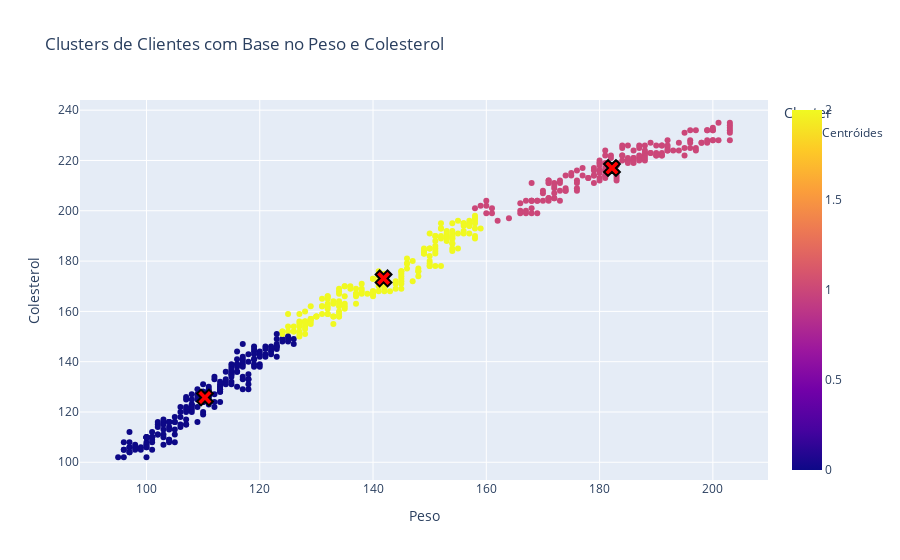

Here is the notebook cell this chart was saved with:
### Markdown cell above
<span style="font-size:20px; color:#FFDF00; font-weight:bold;">Gráfico Interativo com os centróides</span>

### Code cell
# Gráfico de dispersão para os pontos dos clusters
grafico = px.scatter(
    x=base_completa['peso'],
    y=base_completa['colesterol'],
    color=base_completa['cluster'],
    labels={'x': 'Peso', 'y': 'Colesterol'},
    title='Clusters de Clientes com Base no Peso e Colesterol'
)

# Gráfico de dispersão para os centróides
grafico_centroide = go.Scatter(
    x=centroides[:, 0],
    y=centroides[:, 1],
    mode='markers',
    marker=dict(
        size=14,
        color='red',
        symbol='x',
        line=dict(width=2, color='black')
    ),
    name='Centróides'
)

# Combina os dois gráficos
grafico_final_petala = go.Figure(
    data=list(grafico.data) + [grafico_centroide]
)

# Personalizações adicionais
grafico_final_petala.update_layout(
    xaxis_title='Peso',
    yaxis_title='Colesterol',
    title='Clusters de Clientes com Base no Peso e Colesterol',
    legend_title='Cluster'
)

# Exibe o gráfico
grafico_final_petala.show()

### Figure 1 — Plotly figure (JSON) as saved in the notebook; plotly's stock layout.template omitted (floating-point values rounded to 4 significant figures; data arrays with more than 128 entries replaced by an {"elided": "..."} marker saying what was removed)
{"data": [{"hovertemplate": "Peso=%{x}<br>Colesterol=%{y}<br>color=%{marker.color}<extra></extra>", "legendgroup": "", "marker": {"color": {"elided": "542 int values"}, "coloraxis": "coloraxis", "symbol": "circle"}, "mode": "markers", "name": "", "orientation": "v", "showlegend": false, "type": "scatter", "x": {"elided": "542 int values"}, "xaxis": "x", "y": {"elided": "542 int values"}, "yaxis": "y"}, {"marker": {"color": "red", "line": {"color": "black", "width": 2}, "size": 14, "symbol": "x"}, "mode": "markers", "name": "Centróides", "type": "scatter", "x": [110.3, 182.2, 141.9], "y": [125.8, 217.0, 173.1]}], "layout": {"legend": {"title": {"text": "Cluster"}}, "title": {"text": "Clusters de Clientes com Base no Peso e Colesterol"}, "xaxis": {"title": {"text": "Peso"}}, "yaxis": {"title": {"text": "Colesterol"}}}}
